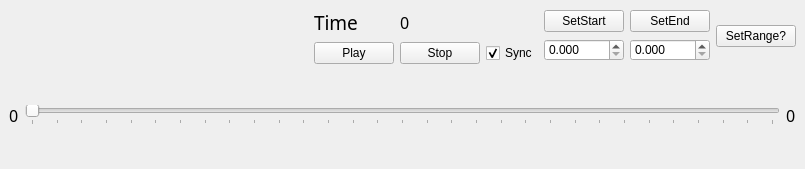
<?xml version="1.0" encoding="UTF-8"?>
<ui version="4.0">
 <class>cdpPlayerExampleWidget</class>
 <widget class="QDockWidget" name="cdpPlayerExampleWidget">
  <property name="geometry">
   <rect>
    <x>0</x>
    <y>0</y>
    <width>805</width>
    <height>169</height>
   </rect>
  </property>
  <property name="minimumSize">
   <size>
    <width>805</width>
    <height>169</height>
   </size>
  </property>
  <property name="styleSheet">
   <string notr="true"> QDockWidget {
     border: 1px solid lightgray;
     /*titlebar-close-icon: url(close.png);
     titlebar-normal-icon: url(undock.png);*/
 }

 QDockWidget::title {
     text-align: Center; /* align the text to the left */
     background: rgb(170, 170, 0);
     padding-left: 5px;
 }

 QDockWidget::close-button, QDockWidget::float-button {
     border: 1px solid transparent;
     background: darkgray;
     padding: 0px;
 }

 QDockWidget::close-button:hover, QDockWidget::float-button:hover {
     background: gray;
 }

 QDockWidget::close-button:pressed, QDockWidget::float-button:pressed {
     padding: 1px -1px -1px 1px;
 }</string>
  </property>
  <property name="windowTitle">
   <string>ExamplePlayer</string>
  </property>
  <widget class="QWidget" name="Contents">
   <layout class="QGridLayout" name="gridLayout_3">
    <item row="0" column="0">
     <layout class="QVBoxLayout" name="verticalLayout">
      <item>
       <layout class="QHBoxLayout" name="horizontalLayout_3">
        <item>
         <spacer name="horizontalSpacer">
          <property name="orientation">
           <enum>Qt::Horizontal</enum>
          </property>
          <property name="sizeHint" stdset="0">
           <size>
            <width>40</width>
            <height>20</height>
           </size>
          </property>
         </spacer>
        </item>
        <item>
         <layout class="QGridLayout" name="gridLayout_2">
          <item row="1" column="0">
           <widget class="QPushButton" name="PlayButton">
            <property name="text">
             <string>Play</string>
            </property>
           </widget>
          </item>
          <item row="1" column="1">
           <widget class="QPushButton" name="StopButton">
            <property name="text">
             <string>Stop</string>
            </property>
           </widget>
          </item>
          <item row="1" column="2">
           <widget class="QCheckBox" name="SyncCheck">
            <property name="text">
             <string>Sync</string>
            </property>
            <property name="checked">
             <bool>true</bool>
            </property>
           </widget>
          </item>
          <item row="0" column="1">
           <widget class="QLabel" name="TimeLabel">
            <property name="font">
             <font>
              <family>AlArabiya</family>
              <pointsize>12</pointsize>
             </font>
            </property>
            <property name="text">
             <string>0</string>
            </property>
           </widget>
          </item>
          <item row="0" column="0">
           <widget class="QLabel" name="label_4">
            <property name="font">
             <font>
              <family>AlArabiya</family>
              <pointsize>14</pointsize>
             </font>
            </property>
            <property name="layoutDirection">
             <enum>Qt::LeftToRight</enum>
            </property>
            <property name="text">
             <string>Time</string>
            </property>
           </widget>
          </item>
         </layout>
        </item>
        <item>
         <layout class="QHBoxLayout" name="horizontalLayout_2">
          <item>
           <layout class="QGridLayout" name="gridLayout">
            <item row="1" column="1">
             <widget class="QDoubleSpinBox" name="SaveEndSpin">
              <property name="decimals">
               <number>3</number>
              </property>
             </widget>
            </item>
            <item row="0" column="0">
             <widget class="QPushButton" name="SetSaveStartButton">
              <property name="text">
               <string>SetStart</string>
              </property>
             </widget>
            </item>
            <item row="0" column="1">
             <widget class="QPushButton" name="SetSaveEndButton">
              <property name="text">
               <string>SetEnd</string>
              </property>
             </widget>
            </item>
            <item row="1" column="0">
             <widget class="QDoubleSpinBox" name="SaveStartSpin">
              <property name="decimals">
               <number>3</number>
              </property>
             </widget>
            </item>
           </layout>
          </item>
         </layout>
        </item>
        <item>
         <widget class="QPushButton" name="SaveButton">
          <property name="text">
           <string>SetRange?</string>
          </property>
         </widget>
        </item>
       </layout>
      </item>
      <item>
       <layout class="QHBoxLayout" name="horizontalLayout">
        <item>
         <widget class="QLabel" name="TimeStartLabel">
          <property name="font">
           <font>
            <family>AlArabiya</family>
            <pointsize>12</pointsize>
           </font>
          </property>
          <property name="text">
           <string>0</string>
          </property>
         </widget>
        </item>
        <item>
         <widget class="QSlider" name="TimeSlider">
          <property name="minimum">
           <number>0</number>
          </property>
          <property name="maximum">
           <number>300</number>
          </property>
          <property name="orientation">
           <enum>Qt::Horizontal</enum>
          </property>
          <property name="tickPosition">
           <enum>QSlider::TicksBelow</enum>
          </property>
          <property name="tickInterval">
           <number>10</number>
          </property>
         </widget>
        </item>
        <item>
         <widget class="QLabel" name="TimeEndLabel">
          <property name="font">
           <font>
            <family>AlArabiya</family>
            <pointsize>12</pointsize>
           </font>
          </property>
          <property name="text">
           <string>0</string>
          </property>
         </widget>
        </item>
       </layout>
      </item>
     </layout>
    </item>
   </layout>
  </widget>
 </widget>
 <resources/>
 <connections/>
</ui>
